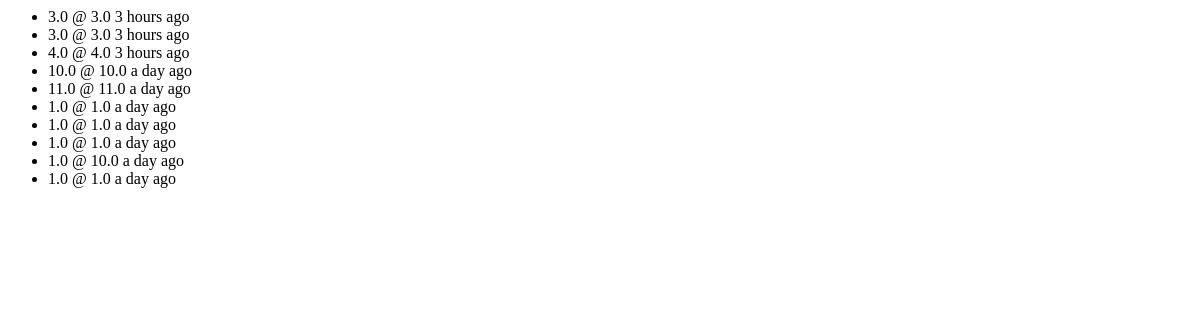
/ui/trades, run on an earlier commit of the app's database.
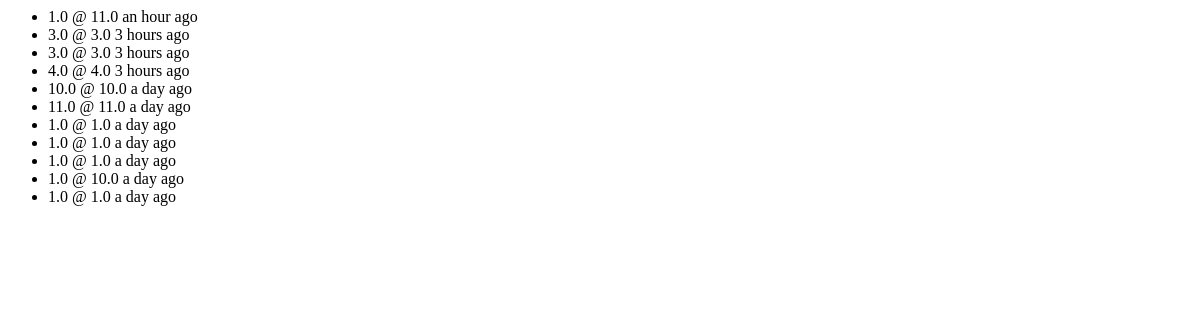
And on a later commit of the database.
### app/models.py (models this page shows)
class TradeProjection(Base):
    __tablename__ = "trades"
    id = Column(Integer, primary_key=True)
    buy_order_id = Column(Integer, nullable=False)
    sell_order_id = Column(Integer, nullable=False)
    price = Column(Float, nullable=False)
    quantity = Column(Float, nullable=False)
    side = Column(SqlEnum(OrderSide), nullable=False)
    timestamp = Column(DateTime(timezone=True), server_default=func.now())

### app/ui/views.py (the view)
@ui_router.get("/ui/trades", response_class=HTMLResponse)
async def ui_trades(request: Request, db=Depends(get_db)):
    trades = await get_recent_trades(db)
    now = datetime.now(timezone.utc)
    trades_data = []
    for t in trades:
        ts = t.timestamp
        if ts.tzinfo is None:
            ts = ts.replace(tzinfo=timezone.utc)
        trades_data.append({
            "side": "buy" if t.buy_order_id < t.sell_order_id else "sell",
            "price": t.price,
            "quantity": t.quantity,
            "time": humanize.naturaltime(now - ts)
        })
    return templates.TemplateResponse(
        "partials/trades.html", {"request": request, "trades": trades_data}
    )

### app/templates/partials/trades.html (shortened to what this page needs)
<ul class="max-h-64 overflow-y-auto px-4 py-2 space-y-1">
    {% for trade in trades %}
    <li
        id="trade-{{ trade.buy_order_id }}-{{ trade.sell_order_id }}"
        class="flex justify-between text-sm px-2 py-1 rounded {% if trade.side == 'buy' %}bg-green-50 text-green-800 {% else %}bg-red-50 text-red-800{% endif %}"
    >
        <span>{{ trade.quantity }} @ {{ trade.price }}</span>
        <span class="text-gray-400 text-xs">{{ trade.time }}</span>
    </li>
    {% endfor %}
</ul>

What changed in the data, as far as the page shows it:
added TradeProjection: quantity "1.0", price "11.0", time "an hour ago"
